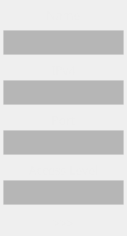
    <widget class="QWidget" name="scrollAreaWidgetContents_3">
     <property name="geometry">
      <rect>
       <x>0</x>
       <y>0</y>
       <width>127</width>
       <height>236</height>
      </rect>
     </property>
     <widget class="QLabel" name="label">
      <property name="geometry">
       <rect>
        <x>0</x>
        <y>5</y>
        <width>127</width>
        <height>20</height>
       </rect>
      </property>
      <property name="font">
       <font>
        <family>NanumGothic</family>
        <weight>50</weight>
        <bold>false</bold>
       </font>
      </property>
      <property name="autoFillBackground">
       <bool>false</bool>
      </property>
      <property name="styleSheet">
       <string notr="true">color: #eee; background-color: rgba(0,0,0,0);</string>
      </property>
      <property name="text">
       <string>Name</string>
      </property>
      <property name="alignment">
       <set>Qt::AlignCenter</set>
      </property>
     </widget>
     <widget class="QLineEdit" name="addName">
      <property name="geometry">
       <rect>
        <x>3</x>
        <y>30</y>
        <width>121</width>
        <height>25</height>
       </rect>
      </property>
      <property name="font">
       <font>
        <family>NanumGothic</family>
       </font>
      </property>
      <property name="styleSheet">
       <string notr="true">background: rgba(125,125,125,0.5); border: 1px solid rgba(230,230,230,0.5); color: #eee;</string>
      </property>
     </widget>
     <widget class="QLabel" name="label_2">
      <property name="geometry">
       <rect>
        <x>0</x>
        <y>60</y>
        <width>127</width>
        <height>20</height>
       </rect>
      </property>
      <property name="font">
       <font>
        <family>NanumGothic</family>
        <weight>50</weight>
        <bold>false</bold>
       </font>
      </property>
      <property name="styleSheet">
       <string notr="true">color: #eee; background-color: rgba(0,0,0,0);</string>
      </property>
      <property name="text">
       <string>IPv4</string>
      </property>
      <property name="alignment">
       <set>Qt::AlignCenter</set>
      </property>
     </widget>
     <widget class="QLineEdit" name="addIP">
      <property name="geometry">
       <rect>
        <x>3</x>
        <y>80</y>
        <width>121</width>
        <height>25</height>
       </rect>
      </property>
      <property name="font">
       <font>
        <family>NanumGothic</family>
       </font>
      </property>
      <property name="styleSheet">
       <string notr="true">background: rgba(125,125,125,0.5); border: 1px solid rgba(230,230,230,0.5); color: #eee;</string>
      </property>
     </widget>
     <widget class="QLabel" name="label_3">
      <property name="geometry">
       <rect>
        <x>0</x>
        <y>110</y>
        <width>127</width>
        <height>20</height>
       </rect>
      </property>
      <property name="font">
       <font>
        <family>NanumGothic</family>
        <weight>50</weight>
        <bold>false</bold>
       </font>
      </property>
      <property name="styleSheet">
       <string notr="true">color: #eee; background-color: rgba(0,0,0,0);</string>
      </property>
      <property name="text">
       <string>Port</string>
      </property>
      <property name="alignment">
       <set>Qt::AlignCenter</set>
      </property>
     </widget>
     <widget class="QLineEdit" name="addPort">
      <property name="geometry">
       <rect>
        <x>3</x>
        <y>130</y>
        <width>121</width>
        <height>25</height>
       </rect>
      </property>
      <property name="font">
       <font>
        <family>NanumGothic</family>
       </font>
      </property>
      <property name="styleSheet">
       <string notr="true">background: rgba(125,125,125,0.5); border: 1px solid rgba(230,230,230,0.5); color: #eee;</string>
      </property>
     </widget>
     <widget class="QLabel" name="label_4">
      <property name="geometry">
       <rect>
        <x>0</x>
        <y>160</y>
        <width>127</width>
        <height>20</height>
       </rect>
      </property>
      <property name="font">
       <font>
        <family>NanumGothic</family>
        <weight>50</weight>
        <bold>false</bold>
       </font>
      </property>
      <property name="styleSheet">
       <string notr="true">color: #eee; background-color: rgba(0,0,0,0);</string>
      </property>
      <property name="text">
       <string>Access Level</string>
      </property>
      <property name="alignment">
       <set>Qt::AlignCenter</set>
      </property>
     </widget>
     <widget class="QLineEdit" name="addAccess">
      <property name="geometry">
       <rect>
        <x>3</x>
        <y>180</y>
        <width>121</width>
        <height>25</height>
       </rect>
      </property>
      <property name="font">
       <font>
        <family>NanumGothic</family>
       </font>
      </property>
      <property name="focusPolicy">
       <enum>Qt::StrongFocus</enum>
      </property>
      <property name="styleSheet">
       <string notr="true">background: rgba(125,125,125,0.5); border: 1px solid rgba(230,230,230,0.5); color: #eee;</string>
      </property>
     </widget>
     <widget class="QPushButton" name="confirmFriendButton">
      <property name="geometry">
       <rect>
        <x>0</x>
        <y>208</y>
        <width>127</width>
        <height>31</height>
       </rect>
      </property>
      <property name="font">
       <font>
        <family>NanumGothic</family>
        <weight>50</weight>
        <bold>false</bold>
       </font>
      </property>
      <property name="autoFillBackground">
       <bool>false</bool>
      </property>
      <property name="styleSheet">
       <string notr="true">color: #eee;</string>
      </property>
      <property name="text">
       <string>&gt;&gt;&gt;</string>
      </property>
      <property name="autoDefault">
       <bool>false</bool>
      </property>
      <property name="default">
       <bool>false</bool>
      </property>
      <property name="flat">
       <bool>true</bool>
      </property>
     </widget>
    </widget>
